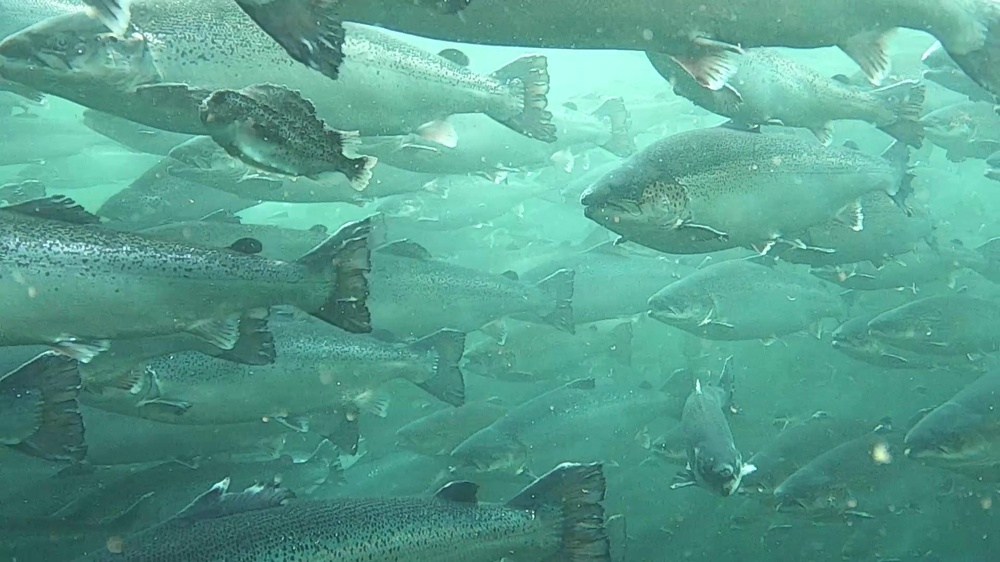
//> input picture dataset/salmon.jpg, 1000 x 562 px, shrunk from 1920 x 1080 before the run
$ ./ScharrEdge salmon.jpg   (built with g++ and OpenCV 4)
//> lines starting //> are read from the running program, lines starting //| are printed output that depends on the picture
/**
 * @file Sobel_Demo.cpp
 * @brief Sample code uses Sobel or Scharr OpenCV functions for edge detection
 * @author OpenCV team
 */

#include "opencv2/imgproc.hpp"
#include "opencv2/imgcodecs.hpp"
#include "opencv2/highgui.hpp"

#include <iostream>

using namespace cv;
using namespace std;

/**
 * @function main
 * image file should be referenced in @input under
 */

int main( int argc, char** argv ) {
  cv::CommandLineParser parser(argc, argv,
                               "{@input   |salmon.jpg|input image}"
                               "{ksize   k|1|ksize (hit 'K' to increase its value)}"
                               "{scale   s|1|scale (hit 'S' to increase its value)}"
                               "{delta   d|0|delta (hit 'D' to increase its value)}"
                               "{help    h|false|show help message}");

  cout << "The sample uses Sobel or Scharr OpenCV functions for edge detection\n\n";
  parser.printMessage();
  cout << "\nPress 'ESC' to exit program.\nPress 'R' to reset values ( ksize will be -1 equal to Scharr function )";

  //![variables]
  // First we declare the variables we are going to use
  Mat image,src, src_gray;
  Mat grad;
  const String window_name = "Sobel Demo - Simple Edge Detector";
  int ksize = parser.get<int>("ksize");
  int scale = parser.get<int>("scale");
  int delta = parser.get<int>("delta");
  int ddepth = CV_16S;
  //![variables]

  //![load]
  String imageName = parser.get<String>("@input");
  // As usual we load our source image (src)
  image = imread( imageName, IMREAD_COLOR ); // Load an image
//> image is the input picture: 562 rows x 1000 cols, CV_8UC3; mean B, G, R 143.4, 159.3, 89.2

  // Check if image is loaded fine
  if( image.empty() )
  {
    printf("Error opening image: %s\n", imageName.c_str());
    return 1;
  }
  //![load]

  for (;;)
  {
    //![reduce_noise]
    // Remove noise by blurring with a Gaussian filter ( kernel size = 3 )
    GaussianBlur(image, src, Size(3, 3), 0, 0, BORDER_DEFAULT);
    //![reduce_noise]

    //![convert_to_gray]
    // Convert the image to grayscale
    cvtColor(src, src_gray, COLOR_BGR2GRAY);
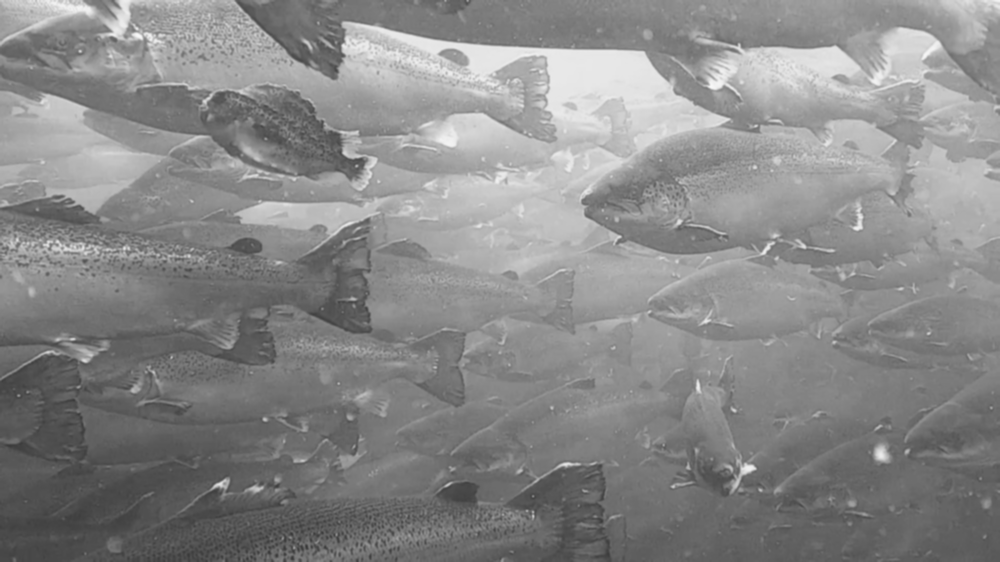
//> src_gray: 562 rows x 1000 cols, CV_8UC1; min 56, max 248, mean 136.6
    //![convert_to_gray]

    //![sobel]
    /// Generate grad_x and grad_y
    Mat grad_x, grad_y;
    Mat abs_grad_x, abs_grad_y;

    /// Gradient X
    Sobel(src_gray, grad_x, ddepth, 1, 0, ksize, scale, delta, BORDER_DEFAULT);
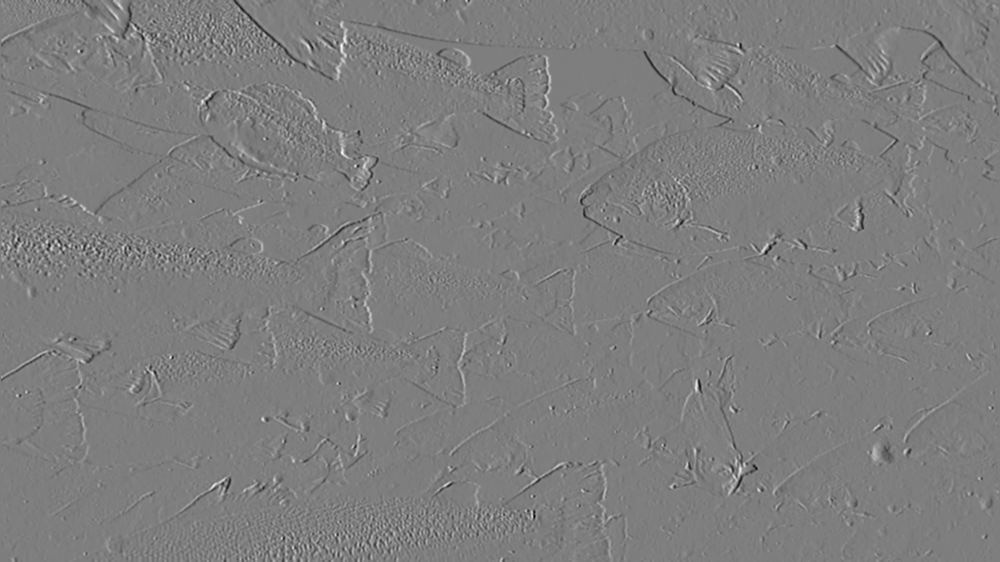
//> grad_x: 562 rows x 1000 cols, CV_16SC1; min -102, max 104, mean 0; drawn with min black and max white

    /// Gradient Y
    Sobel(src_gray, grad_y, ddepth, 0, 1, ksize, scale, delta, BORDER_DEFAULT);
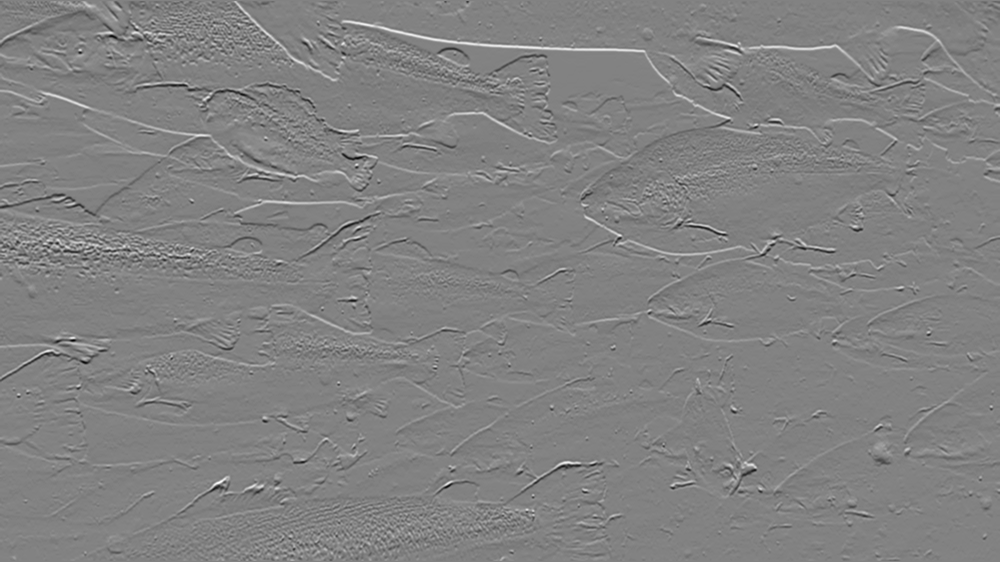
//> grad_y: 562 rows x 1000 cols, CV_16SC1; min -114, max 109, mean -0.2; drawn with min black and max white
    //![sobel]

    //![convert]
    // converting back to CV_8U
    convertScaleAbs(grad_x, abs_grad_x);
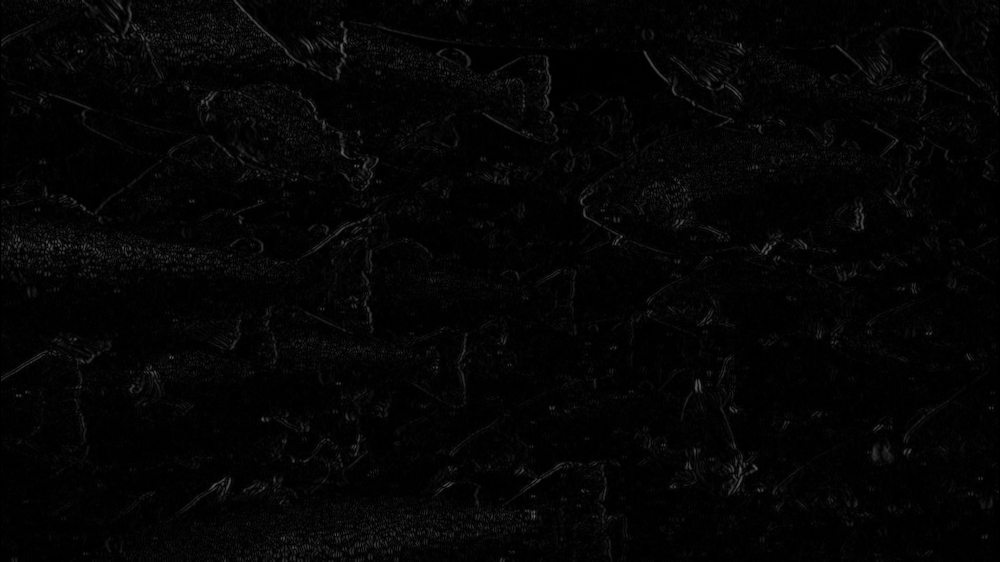
//> abs_grad_x: 562 rows x 1000 cols, CV_8UC1; min 0, max 104, mean 4.3
    convertScaleAbs(grad_y, abs_grad_y);
    //![convert]

    //![blend]
    /// Total Gradient (approximate)
    addWeighted(abs_grad_x, 0.5, abs_grad_y, 0.5, 0, grad);
    //![blend]

    //![display]
    imshow(window_name, grad);
    char key = (char)waitKey(0);
//> the Esc key is pressed
    //![display]

    if(key == 27)
    {
      return 0;
//> (the program exits here)
